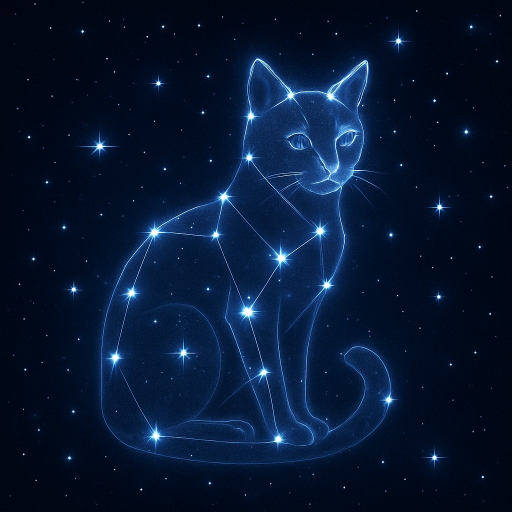
#> input picture cat-constelation.jpg, 1024 x 1024 px (shown at 1/2 size)
$ jupyter execute imagenes.ipynb
#> lines starting #> are read from the running program, lines starting #| are printed output that depends on the picture
# Imágenes

- Una imagen digital puede ser interpretada como una matriz de numeros.
- Usamos PIL (Pillow) para cargar y procesar imágenes
- Imagenes a color tienen 3 dimensiones (ancho, alto, canal)
- Cada pixel tiene está codificado en RGB (Red Green Blue):
    - Rojo
    - Verde
    - Azul

[cell 1]
from PIL import Image
import numpy as np

image_path = './cat-constelation.jpg'

img = Image.open(image_path)
#> img is the input picture: PIL image 1024x1024 RGB; mean R, G, B 6.6, 23, 50

imgMatrix = np.array(img)

print('Dimensiones de la imagen', imgMatrix.shape)
#| Dimensiones de la imagen (1024, 1024, 3)

print('Codificación del pixel en la posición (0,0):', imgMatrix[0, 0])
#| Codificación del pixel en la posición (0,0): [ 0  3 18]

rojo = imgMatrix[0, 0, 0]
#> rojo = 0
verde = imgMatrix[0, 0, 1]
#> verde = 3
azul = imgMatrix[0, 0, 2]
#> azul = 18

## Representacion RGB (3 canales)

[cell 2]
img_rojo = imgMatrix.copy()
img_verde = imgMatrix.copy()
img_azul = imgMatrix.copy()

# 0 -> Rojo
# 1 -> Verde
# 2 -> Azul

img_rojo[:, :, 1:] = 0 # Verde y Azul en 0 -> Manteniendo el Rojo
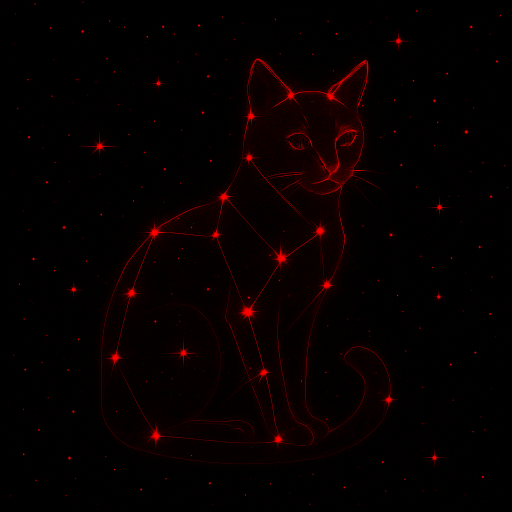
#> img_rojo: shape (1024, 1024, 3) (shown at 1/2 size); mean R, G, B 6.6, 0, 0
img_verde[:, :, [0, 2]] = 0 # Rojo y Azul en 0 -> Manteniendo el Verde
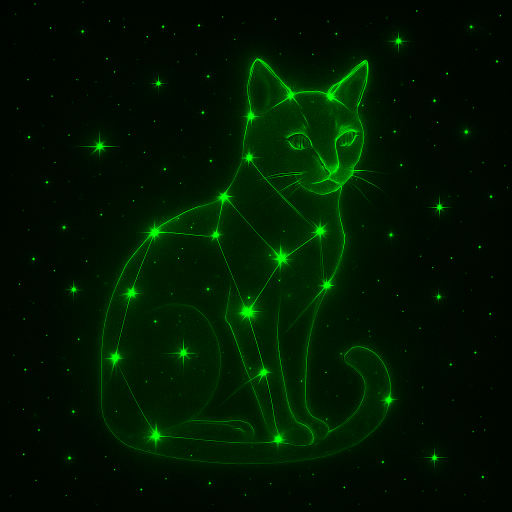
#> img_verde: shape (1024, 1024, 3) (shown at 1/2 size); mean R, G, B 0, 23, 0
img_azul[:, :, : 2] = 0 # Rojo y Verde en 0 -> Manteniendo el Azul
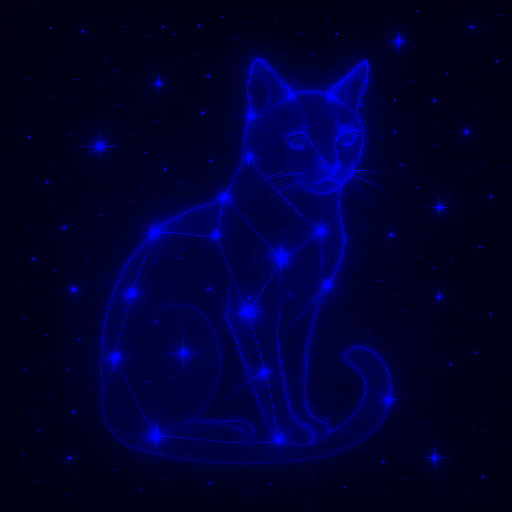
#> img_azul: shape (1024, 1024, 3) (shown at 1/2 size); mean R, G, B 0, 0, 50

import matplotlib.pyplot as plt

fig, axs = plt.subplots(2, 2, figsize=(15, 12))
axs = axs.flatten()
axs[0].imshow(imgMatrix)
axs[0].set_title("Img Original")

axs[1].imshow(img_rojo)
axs[1].set_title("Img Canal Rojo")

axs[2].imshow(img_verde)
axs[2].set_title("Img Canal Verde")

axs[3].imshow(img_azul)
axs[3].set_title("Img Canal Azul")

plt.tight_layout()
plt.show()
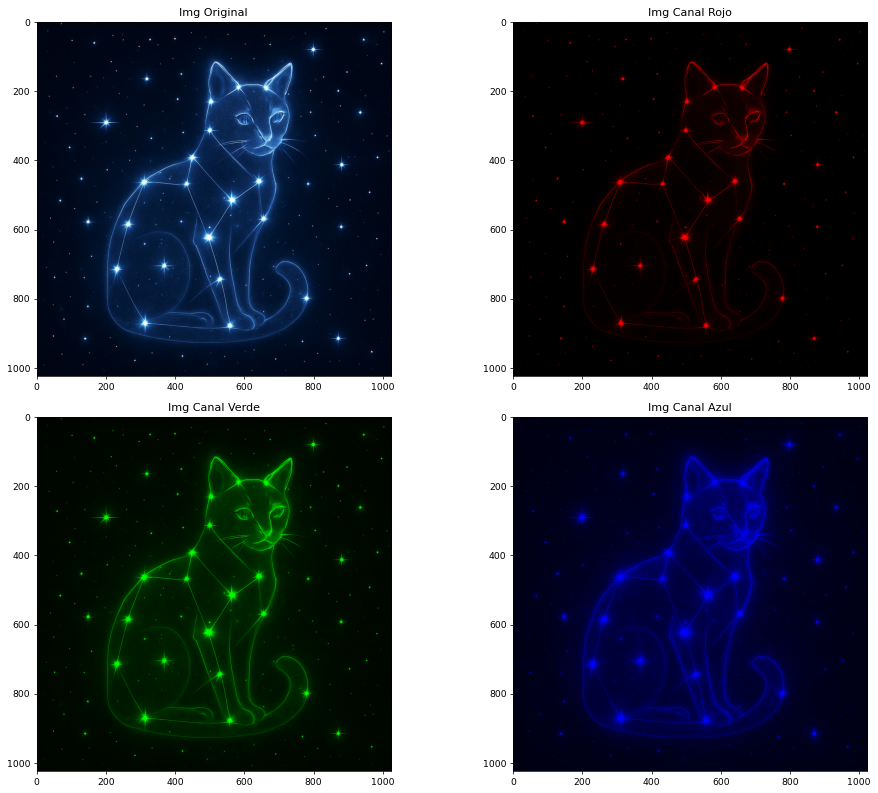
#> figure drawn by matplotlib, 4 panels

## Escala de Grises

Vamos a transformar esta imagen de 3 canales en RGB a un canal en Escala de Grises. La conversión escala de grises esta sujeta a la *percepción del ojo humano* (Que tan sensible es el ojo a ese aporte de color)

**ITU-R BT.601 Standard**
* 0.299 Rojo
* 0.587 Verde es el que mas aporta a la percepcion de "brillo"
* 0.114 Azul

[cell 3]
gris_np = (0.299 * imgMatrix[:, :, 0] + 0.587 * imgMatrix[:, :, 1] + 0.114 * imgMatrix[:, :, 2]).astype(np.uint8)
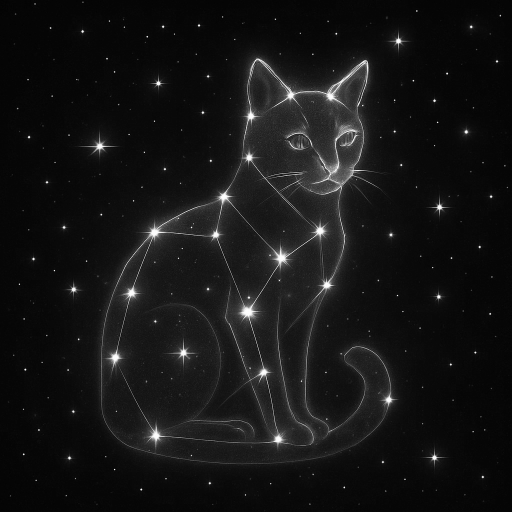
#> gris_np: shape (1024, 1024) (shown at 1/2 size); min 1, max 255, mean 20.7
plt.imshow(gris_np, cmap='gray')
plt.show()

También se puede formar a través de `PIL`

[cell 4]
gris_img = img.convert('L') # luminance (grayscale)

gray_np = np.array(gris_img)

plt.imshow(gray_np, cmap='gray')
plt.show()

## HSV (Hue, Saturation and Value)

* **Hue:** codificacion del color
* **Saturacion:** pureza/intensidad del color (valores bajos se ven como palidos o sin calor)
* **Value:** brillante es el color (escala de grises)

[cell 5]
HSV_img = img.convert("HSV") # 3 Canales RGB -> 3 Canales Hue, Saturation, Value
#> HSV_img: PIL image 1024x1024 HSV; mean H, S, V 154.4, 238.3, 50

hsv_np = np.array(HSV_img)
hsv_np.shape
#> Out = (1024, 1024, 3)

[cell 6]
h, s, v = hsv_np[:, :, 0], hsv_np[:, :, 1], hsv_np[:, :, 2]
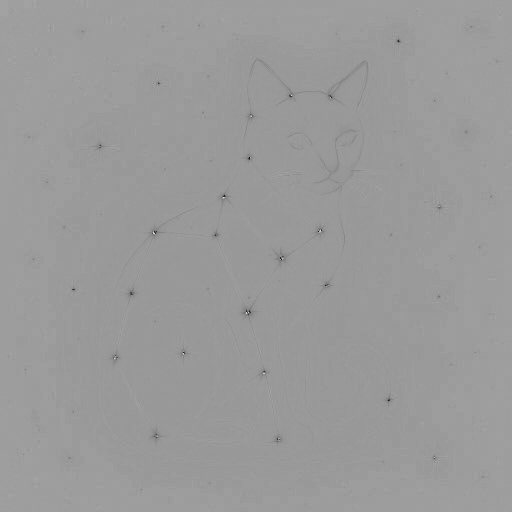
#> h: shape (1024, 1024) (shown at 1/2 size); min 0, max 248, mean 154.4
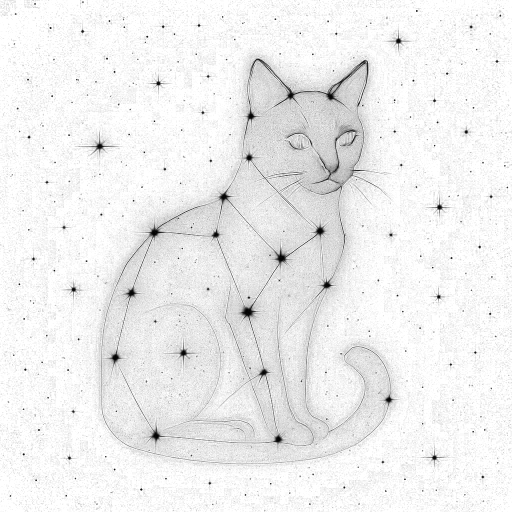
#> s: shape (1024, 1024) (shown at 1/2 size); min 0, max 255, mean 238.3
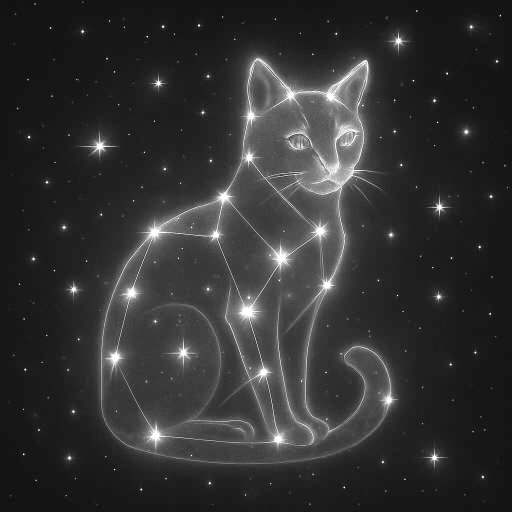
#> v: shape (1024, 1024) (shown at 1/2 size); min 11, max 255, mean 50

fig, axs = plt.subplots(2, 2, figsize=(18, 16))
axs = axs.flatten()

axs[0].imshow(imgMatrix)
axs[0].set_title("Imagen Original")

axs[1].imshow(h, cmap='hsv')
axs[1].set_title("Hue")


axs[2].imshow(s, cmap='gray')
axs[2].set_title("Saturation")

axs[3].imshow(v, cmap='gray')
axs[3].set_title("Value")

## Consideraciones de memoria y eficiencia

[cell 7]
imgOriginal =  512 * 512 * 3 # full hd
imgGris = 512 * 512 * 1

print(imgOriginal, imgGris)

num_elementos = imgMatrix.size
#> num_elementos = 3145728
item_size = imgMatrix.itemsize # tamaño en bytes que esta ocupando cada item
#> item_size = 1
memoria_bytes = num_elementos * item_size
#> memoria_bytes = 3145728
memoria_megabytes = memoria_bytes/1e6
#> memoria_megabytes = 3.15
memoria_gigabytes = memoria_bytes/1e9
#> memoria_gigabytes = 0.00315

print(f"Numero de Elementos: {num_elementos:.2f}")
#| Numero de Elementos: 3145728.00
print(f'Memoria: {memoria_bytes:.2f} bytes')
#| Memoria: 3145728.00 bytes
print(f'Memoria: {memoria_megabytes:.2f} megabytes')
#| Memoria: 3.15 megabytes
print(f'Memoria: {memoria_gigabytes:.6f} gigabytes')
#| Memoria: 0.003146 gigabytes

num_imgs = 60000
print(f"Memoria Necesaria para Cargar {num_imgs} imgs de esa caracteristica: {num_imgs*memoria_gigabytes:.2f} GB")
#| Memoria Necesaria para Cargar 60000 imgs de esa caracteristica: 188.74 GB
